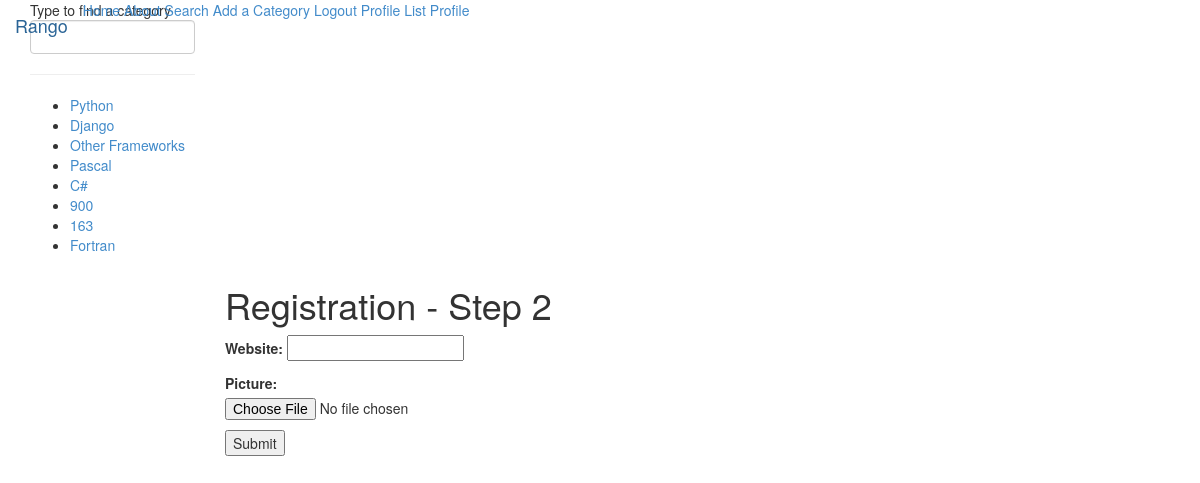
Screenshot of /rango/register_profile/ (signed in) with the database file from the repository.
### rango/models.py (models this page shows, shortened)
class Category(models.Model):
    maxlength = 128
    name = models.CharField(max_length=maxlength, unique=True)
    views = models.IntegerField(default=0)
    likes = models.IntegerField(default=0)
    slug = models.SlugField(unique=True)
    class Meta:
        verbose_name_plural = "Categories"

### rango/views.py (the view, shortened to what this page needs)
@login_required
def register_profile(request):
    form = UserProfileForm()
    context_dict = {'form': form}
    return render(request, 'rango/profile_registration.html', context_dict)

### rango/forms.py
class UserProfileForm(forms.ModelForm):
    website = forms.URLField(required=False)
    picture = forms.ImageField(required=False)
    class Meta:
        model = UserProfile
        fields = ('website', 'picture')

### rango/templatetags/rango_template_tags.py (called while the page is built)
@register.inclusion_tag('rango/cats.html')#注册tag
def get_category_list(cat=None):
    return {'cats': Category.objects.all(),'act_cat':cat}

### templates/rango/profile_registration.html (shortened to what this page needs)
{% extends 'rango/base.html' %}
{% block body_block %}
    <h1>Registration - Step 2</h1>
    <form method="post" action="." enctype="multipart/form-data">
        {{ form.as_p }}
        <input type="submit" value="Submit">
    </form>
{% endblock %}

### templates/rango/cats.html
{% block sidebar_block %}
    <ul>
        {% if cats %}
            {% for c in cats %}
                {% if c == act_cat %}
                    <strong>
                        <li><a href="{% url 'rango:show_category' c.slug %}">{{ c.name }}</a></li>
                    </strong>
                {% else %}
                    <li><a href="{% url 'rango:show_category' c.slug %}">{{ c.name }}</a></li>
                {% endif %}
            {% endfor %}
        {% else %}
            <li><strong>There are no categories present.</strong></li>
        {% endif %}
    </ul>
{% endblock %}

### rows the page displays
Category: name "Python"
Category: name "Django"
Category: name "Other Frameworks"
Category: name "Pascal"
Category: name "C#"
Category: name "900"
Category: name "163"
Category: name "Fortran"
